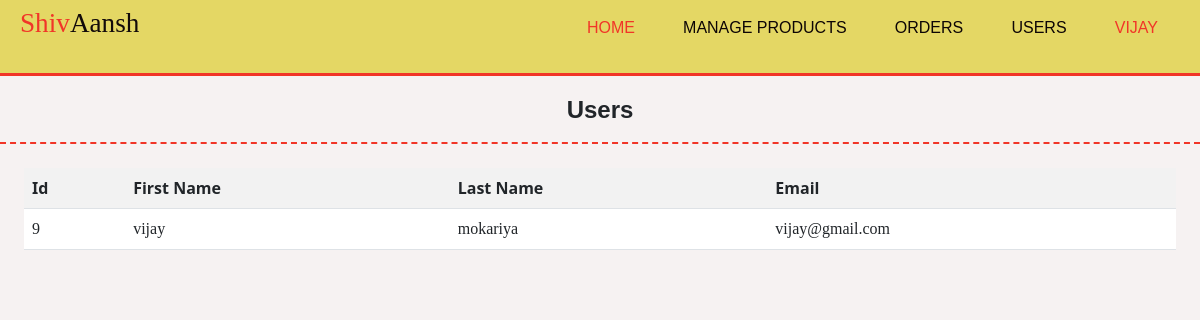
/Admin/users.php (signed in), run on the app's committed database.
### tables this page shows
CREATE TABLE IF NOT EXISTS `users` (
  `id` int NOT NULL AUTO_INCREMENT,
  `fname` varchar(100) NOT NULL,
  `lname` varchar(100) NOT NULL,
  `email` varchar(100) NOT NULL,
  `password` varchar(100) NOT NULL,
  PRIMARY KEY (`id`)
);

### Admin/users.php (the view, shortened to what this page needs)
<!DOCTYPE html>
<html lang="en">
<head>
    <link rel="stylesheet" href="./bootstrap/css/bootstrap.min.css">
    <link rel="stylesheet" href="./css/style.css">
    <?php
    include('include/head.php');
    ?>
</head>
<body>
    <?php
    include('include/header.php');
     include "include/connection.php";
    ?>
    <div class="main-container">
        <div class="page-heading">
            <h2>Users</h2>
        </div>
        <div class="p-4">
            <table class="table table-striped">
                <tr>
                    <th>Id</th>
                    <th>First Name</th>
                    <th>Last Name</th>
                    <th>Email</th>
                </tr>
                <?php
                    $sql="select * from `users`";
                    $result=mysqli_query($conn,$sql);
                    while($row=mysqli_fetch_assoc($result))
                    {
                ?>
                    <tr>
                        <td><?php echo $row['id']; ?></td>
                        <td><?php echo $row['fname']; ?></td>
                        <td><?php echo $row['lname']; ?></td>
                        <td><?php echo $row['email']; ?></td>
                    </tr>
               <?php
            }
            ?>
            </table>
        </div>
    </div>
</body>
</html>

### Admin/include/header.php (shortened to what this page needs)
<?php
include('include/connection.php');
if (!isset($_SESSION['adminid'])) {
    echo "<script>window.location.href='login.php';</script>";
} else {
    $userstr = "select * from admin where id = " . $_SESSION['adminid'];
    $userqry = mysqli_query($conn, $userstr);
    $userdata = mysqli_fetch_array($userqry);
}
?>
<header>
    <div class="logo">
        <h1><span style="color:var(--secondary)">Shiv</span>Aansh</h1>
    </div>
    <div class="menu">
        <div class="links">
            <a href="index.php" class="link" id="home">Home</a>
            <a href="manageproducts.php" class="link" id="manageproducts">Manage Products</a>
            <a href="orders.php" class="link" id="manageproducts">Orders</a>
            <a href="users.php" class="link" id="manageproducts">Users</a>
            <a href="logout.php" class="link" style="color:var(--secondary)" id="applications"><?= $userdata['name'] ?></a>
        </div>
    </div>
</header>

### Admin/css/style.css (style rules this page uses)
:root { --primary:#e4d764; --secondary:#f13528; --gray:#909090; --light:#f6f2f2; --black:#0a0707; }
* { margin: 0; padding: 0; }
body { margin: 0; padding: 0; background-color: var(--light); }
header { background-color: var(--primary); display: flex; justify-content: space-between; align-items: center; padding: 7px 20px; padding-bottom: 25px; border-bottom: solid 3px var(--secondary); }
header .logo h1 { color:#120a0a; font-family: verdana; font-size: 1.7em; }
.link { color: #0d0505; text-decoration: none; font-family: Verdana, Geneva, Tahoma, sans-serif; font-size: 1em; margin: 0 5px; padding: 5px 15px; text-transform: uppercase; border: solid 2px transparent; border-radius: 40px; transition: 0.5s; }
.active-link { color: var(--secondary); }

### Admin/css/common.css (style rules this page uses)
.page-heading { text-align: center!important; font-family: Verdana, Geneva, Tahoma, sans-serif!important; padding: 10px!important; padding-top: 20px!important; border-bottom: dashed 2px var(--secondary)!important; }
.page-heading h2 { display: block; font-size: 1.5em; font-weight: bold; }
.table-container table th,td { padding: 10px 20px; text-align: left; font-family: verdana; font-size: 1em; }

### data on the page
users: id "9", fname "vijay", lname "mokariya", email "vijay@gmail.com"

### other printed values
$userdata['name'] "VIJAY"
